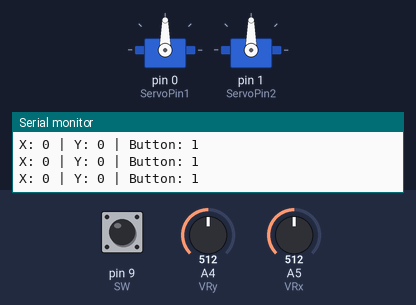
Simulated run of this sketch. Board: Arduino Uno, built with avr-gcc and run on an emulated ATmega328P. Shown: 2 × servo, the last lines printed to the serial monitor. The inputs (shaded band) are chosen by the test bench; at power-on: pin 9 (SW) HIGH, A5 (VRx) = 512, A4 (VRy) = 512.

Above: at 1.2 s.
1.3 s: pin 9 (SW) pulled LOW for 0.15 s
At 3.1 s:
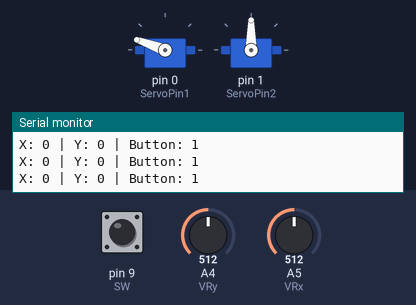
4.4 s: A5 (VRx) set to 716
At 5.1 s:
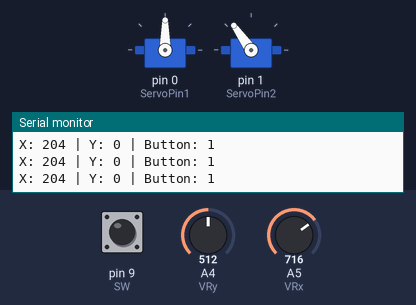
5.9 s: A5 (VRx) set to 306
At 6.8 s:
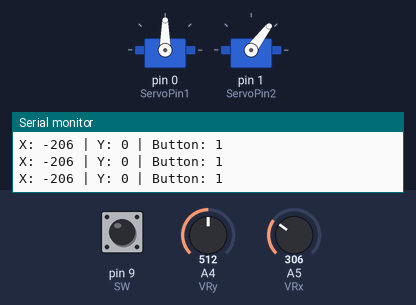
7.4 s: pin 9 (SW) pulled LOW for 1 s
At 9.2 s:
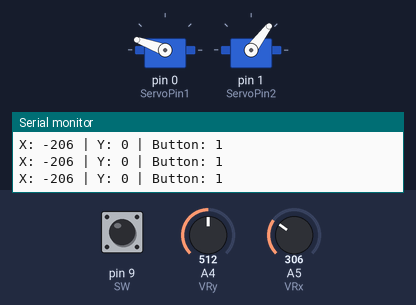
11.0 s: A5 (VRx) set to 122
At 11.8 s:
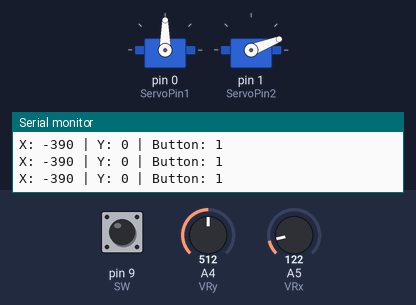
12.5 s: pin 9 (SW) pulled LOW for 3.2 s
At 14.2 s:
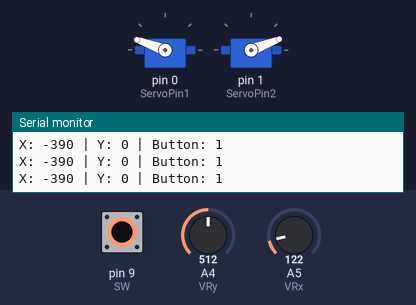
Timing chart, 0 to 18.3 s (numbered marks = the images above; inputs shaded):
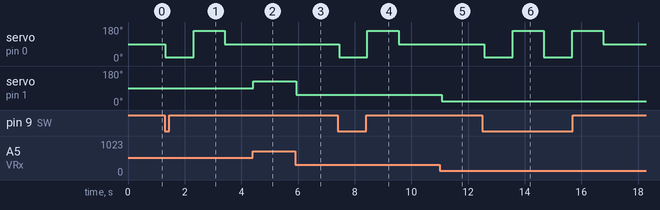

Measured:
- after the input at 1.3 s, servo on pin 0 (ServoPin1): 90° → 20° at once, → 160° 1.0 s later, → 90° 1.1 s later
- after the input at 4.4 s, servo on pin 1 (ServoPin2): 90° → 125° at once
- after the input at 5.9 s, servo on pin 1 (ServoPin2): 125° → 53° at once
- after the input at 7.4 s, servo on pin 0 (ServoPin1): 90° → 20° after 0.05 s, → 160° 1.0 s later, → 90° 1.1 s later
- after the input at 11.0 s, servo on pin 1 (ServoPin2): 53° → 21° after 0.07 s
- after the input at 12.5 s, servo on pin 0 (ServoPin1): 90° → 20° after 0.08 s, → 160° 1.0 s later, → 20° 1.1 s later, → 160° 1.0 s later, … (5 changes in this stretch)

The sketch:

Joystick_Merged_with_Servo.ino
```cpp
//William Cashen
//Iowa State University
//Joystick Control with Servo
//AERE 361 Final Project

//Include the Library For Servo Functions
#include <Servo.h>

//Define the pin number the servo uses with a signal wire
int ServoPin1 = 0 ;
int ServoPin2 = 1 ;
//Initializing the Pins

int VRx = A5;  //Analog Related Pin -> VRx on Joystick
int VRy = A4;  //Analog Related Pin -> VRy on Joystick
int SW = 9; //RX Pin(needs to be the physical pin number)

//Initializing the variables
int xPosition = 0;
int yPosition = 0;
int SW_state = 0;
int mapX = 0;
int mapY = 0;
int WVx = 0;

//Creating a Servo Object
Servo Servo1;
Servo Servo2;

void setup() {
  // put your setup code here, to run once:
  Serial.begin(9600);

  pinMode(VRx, INPUT);
  pinMode(VRy, INPUT);
  pinMode(SW, INPUT_PULLUP);
  pinMode(ServoPin2, OUTPUT);

  //Attach the Servo to the used pin number
  Servo1.attach(ServoPin1);
  Servo2.attach(ServoPin2);

}

void loop() {
  // put your main code here, to run repeatedly:

  xPosition = analogRead(VRx);    //gets the read value of the x posistion on the joystick
  WVx = (180./1023.)*xPosition;  //uses a write value using the slope curve of 180/1023

  yPosition = analogRead(VRy);    //gets the value of the y posistion on the joystick
  SW_state = digitalRead(SW);     //gets the value of the button press on the joystick
  mapX = map(xPosition, 0, 1023, -512, 512);
  mapY = map(yPosition, 0, 1023, -512, 512);

  //Sets the linear servo to the desired posistion based on the joystick movement
  Servo2.write(WVx);

  //Set the servo to rest posistion
  Servo1.write(90);

  //Pressing the Joystick Triggers the kick
  if (SW_state == 0){
    //Move the Servo back to 20 degrees
    Servo1.write(20);
    delay(1000);
    //Move the Servo to 160 degrees
    Servo1.write(160);
    delay(1000);
  }

  Serial.print("X: ");
  Serial.print(mapX);
  Serial.print(" | Y: ");
  Serial.print(mapY);
  Serial.print(" | Button: ");
  Serial.println(SW_state);

  delay(100);

}
```
